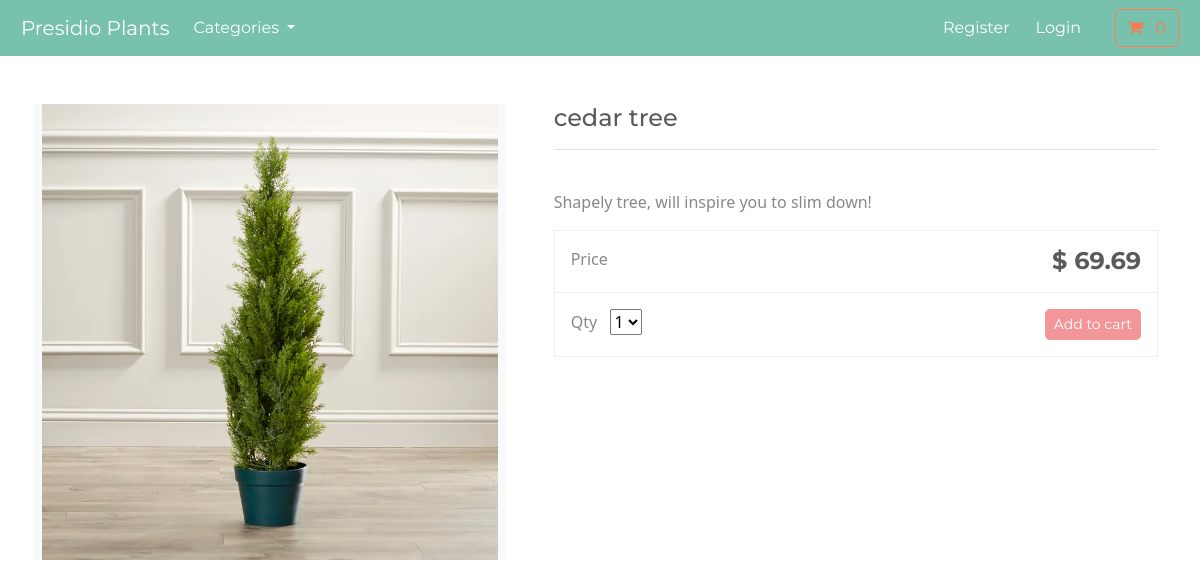
The app's page /product/cedar-tree/ with its own data.
### store/models.py (models this page shows, shortened)
class Product(models.Model):
    category = models.ForeignKey(Category, related_name='product', on_delete=models.CASCADE, null=True)
    title = models.CharField(max_length=250)
    brand = models.CharField(max_length=250, default='none')
    description = models.TextField(blank=True)
    slug = models.SlugField(max_length=255)
    price = models.DecimalField(max_digits=4, decimal_places=2)
    image = models.ImageField(upload_to='images/')
    class Meta:
        verbose_name_plural = 'products'

### store/views.py (the view)
# urls.py: path('product/<slug:product_slug>/', views.product_info, name='product-info'),
def product_info(request, product_slug):
    product = get_object_or_404(Product, slug=product_slug)
    context = { 'product': product}
    return render(request, 'store/product-info.html',context)

### cart/context_processors.py (called while the page is built)
def cart(request):
    return {'cart': Cart(request)}

### store/models.py (called while the page is built)
    def get_absolute_url(self):
        return reverse('list-category', args=[self.slug])

### store/views.py (called while the page is built)
def categories(request):
    all_categories = Category.objects.all()
    return {'all_categories': all_categories}

### store/templates/store/product-info.html (shortened to what this page needs)
{% extends "./base.html" %}
{% load static %}
{% block content %}
<div class="container">
    <main class="pt-5">
        <div class="row g-3">
            <div class="col-md-5 col-lg-5 order-md-first bg-light">
                <img class="img-fluid mx-auto d-block" alt="Responsive image" src={{product.image.url}}>
            </div>
            <div class="col-md-7 col-lg-7 ps-md-3 ps-lg-5">
                <h1 class="mb-0 h4"> {{product.title}}  </h1>
                <hr>
                <br>
                <p> {{product.description}} </p>
                <div class="border">
                    <div class="col border-bottom">
                        <div class="row p-3">
                            <div class="col-6"> Price </div>
                            <div class="col-6 text-end"><span class="h4 fw-bold">$ {{product.price}}</span></div>
                        </div>
                    </div>
                    <div class="col">
                        <div class="row p-3">
                            <div class="col-6">
                                <label for="select">Qty</label>
                                <select id="select">
                                    <option value="1">1</option>
                                </select>
                            </div>
                            <div class="col-6 text-end">
                                <button type="button" id="add-button" value={{product.id}} class="btn btn-secondary btn-sm">
                                Add to cart
                                </button>
                            </div>
                        </div>
                    </div>
                </div>
            </div>
        </div>
    </main>
    <br>
</div>
{% endblock %}

### records on screen
Product: image (picture), title "cedar tree", description "Shapely tree, will inspire you to slim down!", price "69.69"
